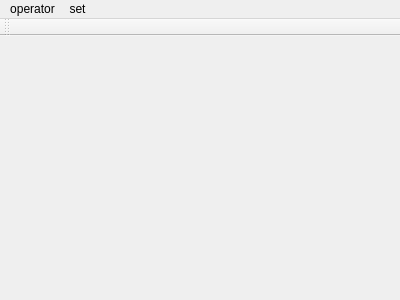
<?xml version="1.0" encoding="UTF-8"?>
<ui version="4.0">
 <class>MainWindow</class>
 <widget class="QMainWindow" name="MainWindow">
  <property name="geometry">
   <rect>
    <x>0</x>
    <y>0</y>
    <width>400</width>
    <height>300</height>
   </rect>
  </property>
  <property name="windowTitle">
   <string>MainWindow</string>
  </property>
  <widget class="QWidget" name="centralWidget"/>
  <widget class="QMenuBar" name="menuBar">
   <property name="geometry">
    <rect>
     <x>0</x>
     <y>0</y>
     <width>400</width>
     <height>23</height>
    </rect>
   </property>
   <widget class="QMenu" name="menu">
    <property name="title">
     <string>operator</string>
    </property>
    <addaction name="actionSelectionSort"/>
    <addaction name="actionInsertionSort"/>
    <addaction name="actionBubleSort"/>
    <addaction name="actionShellSort"/>
    <addaction name="actionMergeSort"/>
    <addaction name="actionHeapSort"/>
    <addaction name="actionQuickSort"/>
    <addaction name="actionStop"/>
   </widget>
   <widget class="QMenu" name="menuSet">
    <property name="title">
     <string>set</string>
    </property>
    <addaction name="actionSize"/>
    <addaction name="actionSlowdown"/>
   </widget>
   <addaction name="menu"/>
   <addaction name="menuSet"/>
  </widget>
  <widget class="QToolBar" name="mainToolBar">
   <attribute name="toolBarArea">
    <enum>TopToolBarArea</enum>
   </attribute>
   <attribute name="toolBarBreak">
    <bool>false</bool>
   </attribute>
  </widget>
  <action name="actionInsertionSort">
   <property name="text">
    <string>InsertionSort</string>
   </property>
  </action>
  <action name="actionSize">
   <property name="text">
    <string>size</string>
   </property>
  </action>
  <action name="actionSlowdown">
   <property name="text">
    <string>slowdown</string>
   </property>
  </action>
  <action name="actionStop">
   <property name="text">
    <string>stop</string>
   </property>
  </action>
  <action name="actionSelectionSort">
   <property name="text">
    <string>SelectionSort</string>
   </property>
  </action>
  <action name="actionMergeSort">
   <property name="text">
    <string>MergeSort</string>
   </property>
  </action>
  <action name="actionBubleSort">
   <property name="text">
    <string>BubleSort</string>
   </property>
  </action>
  <action name="actionShellSort">
   <property name="text">
    <string>ShellSort</string>
   </property>
  </action>
  <action name="actionHeapSort">
   <property name="text">
    <string>HeapSort</string>
   </property>
  </action>
  <action name="actionQuickSort">
   <property name="text">
    <string>QuickSort</string>
   </property>
  </action>
 </widget>
 <layoutdefault spacing="6" margin="11"/>
 <resources/>
 <connections/>
</ui>
